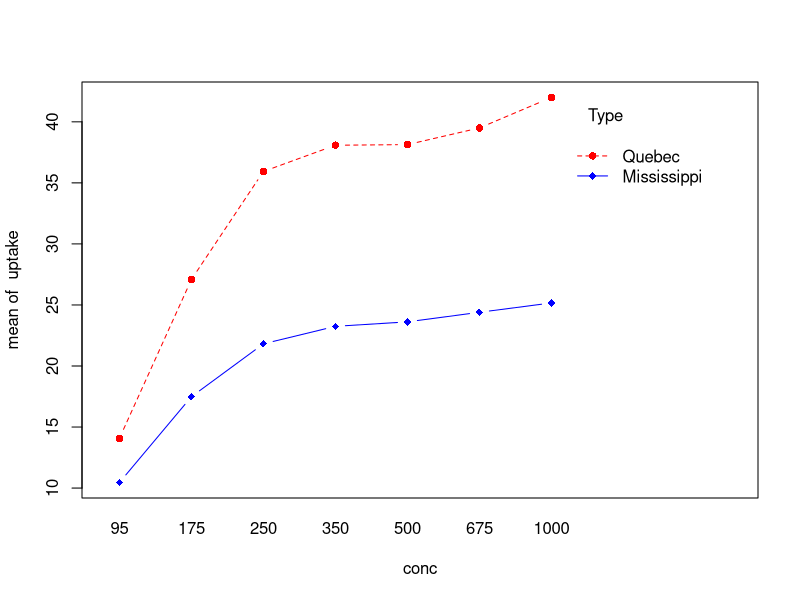
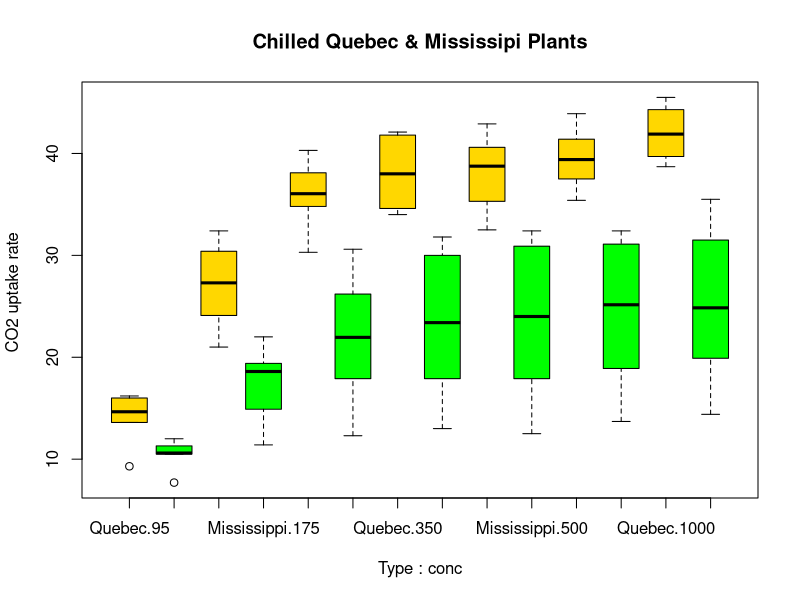

Here is the R script that generated these plots, in order: (Note: this script raises an error after producing the figures.)
# Repeated Measures Anova
data(CO2)
head(CO2,n=10)
unique(CO2[c("Plant", "Type", "Treatment")])
CO2$conc = factor(CO2$conc)
w1b1 = subset(CO2, Treatment='chilled')
unique(w1b1[c("Plant", "Type")])
unique(w1b1$Plant)
unique(w1b1$Type)
head(w1b1)
names(w1b1)
summary(w1b1)
#"Plant"     "Type"      "Treatment" "conc"      "uptake"
fit = aov(uptake ~ conc * Type + Error(Plant/conc), data=w1b1 )
summary(fit)

with(w1b1, interaction.plot(conc, Type, uptake, type='b',
            col=c('red', 'blue'), pch=c(16,18)))

boxplot(uptake ~ Type * conc, data=w1b1, col=c('gold', ' green'),
        main='Chilled Quebec & Mississipi Plants', ylab='CO2 uptake rate ')

x








#Interactions----
#https://stackoverflow.com/questions/7790732/unique-for-more-than-one-variable

with(w1b1, interaction(Type, conc, drop=TRUE))   # gives labels
with(w1b1, Type:conc)                            # ditto

aggregate(numeric(nrow(w1b1)), w1b1[c("Type", "conc")], length)    # gives a data frame

library(data.table)
# set the key to all columns
w1b1table = as.data.table(w1b1)
setkey(w1b1table)
names(w1b1table)
# Get Unique lines in the data table
unique(w1b1table[list('Type','conc','Plant','conc'), allow.cartesian=T])


library(data.table)

#create data table
dt <- data.table(
  V1=LETTERS[c(1,1,1,1,2,3,3,5,7,1)],
  V2=LETTERS[c(2,3,4,2,1,4,4,6,7,2)],
  V3=c(1),
  V4=c(2) )
head(dt)
dt
# set the key to all columns
setkey(dt)

# Get Unique lines in the data table
unique(dt[list(V1, V2), allow.cartesian=TRUE]) 
unique(dt[list(V1, V2, V3, V4), allow.cartesian=TRUE]) 
unique(dt[list(V3,V4)])  # variables to factor

course = as.factor(c('btech', 'bsc', 'pg', 'msc'))
gender = as.factor(c('M', 'F'))
(x=interaction(course, gender, drop=F))
